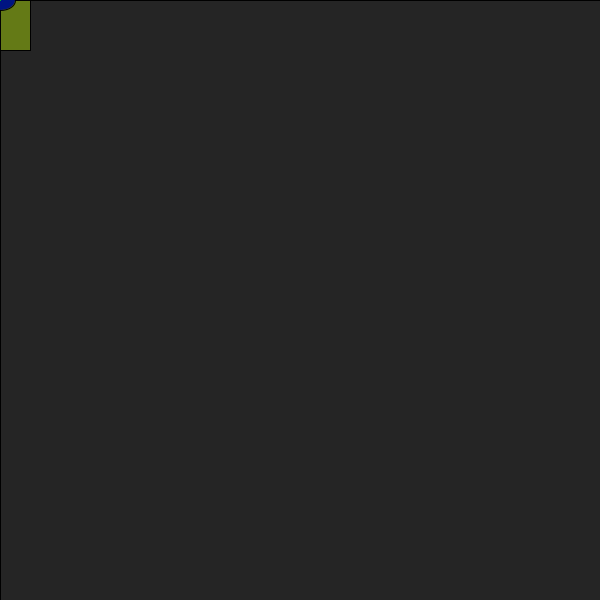
Frame 1 (no input)
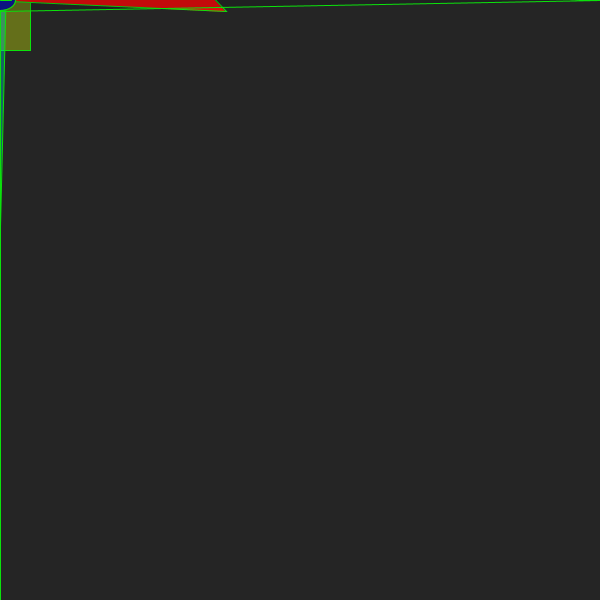
Frame 60 (the mouse pressed at the canvas centre just before this capture)
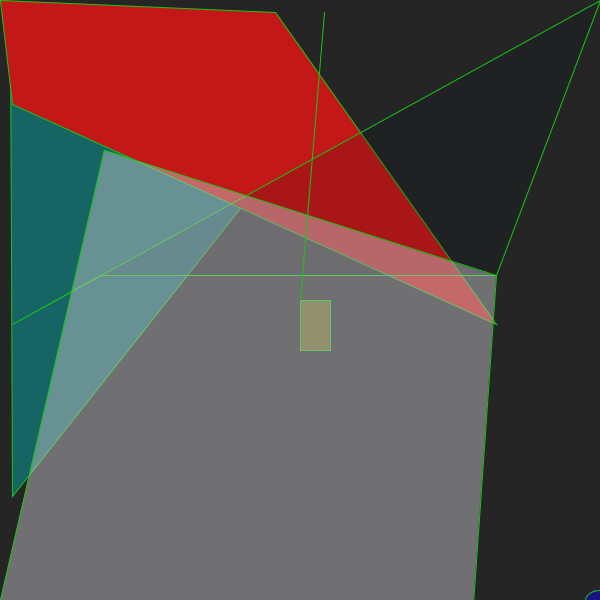
Frame 120 (the mouse held since frame 60 and released just before this capture)

The Processing sketch that drew these frames (run headless with seeded random() and noise(); from frame 60 on, the mouse is pressed at the canvas centre):

// Processing sketch: processing_72778
// ── processing_72778.pde

//drawing program MALVEAR

float x=0.0;
float y=256.0;
float z=0.0;

void setup()
{
size(600,600);
background(189);
}



void draw()
{
  
if(x<256 & y>0 & z<256)
{

background(37);
fill(200,y,z,100);
rect(mouseX,mouseY,30,50);
fill(0,200,199,100);
triangle(mouseX/30,mouseY/50,mouseX+x,mouseY-y,mouseX/z,mouseY+y);
x=x+.2;
y=y-.5;
z=z+.2;

fill(y,z,x);

quad(0,0,mouseX-z,mouseY/z,mouseX+y,mouseY+x,mouseX/z,mouseY-y);

fill(0,10,z,35);
quad(600,0,mouseX+y,mouseY-x,mouseX/3,mouseY-z,mouseX/z,mouseY+x);

fill(199,y,200,118);
quad(0,600,mouseX/x,mouseY*z,mouseX+y,mouseY-x,mouseX-y,mouseY/2);


fill(x,20,130,255);
ellipse(mouseX+mouseY,mouseY+mouseY,30,20);


 stroke(x,y,z);
  line(mouseX+x,mouseY/z,mouseX,mouseY);



} 

else
{
x=0;
y=256;
z=0;
}  
   
  
}
